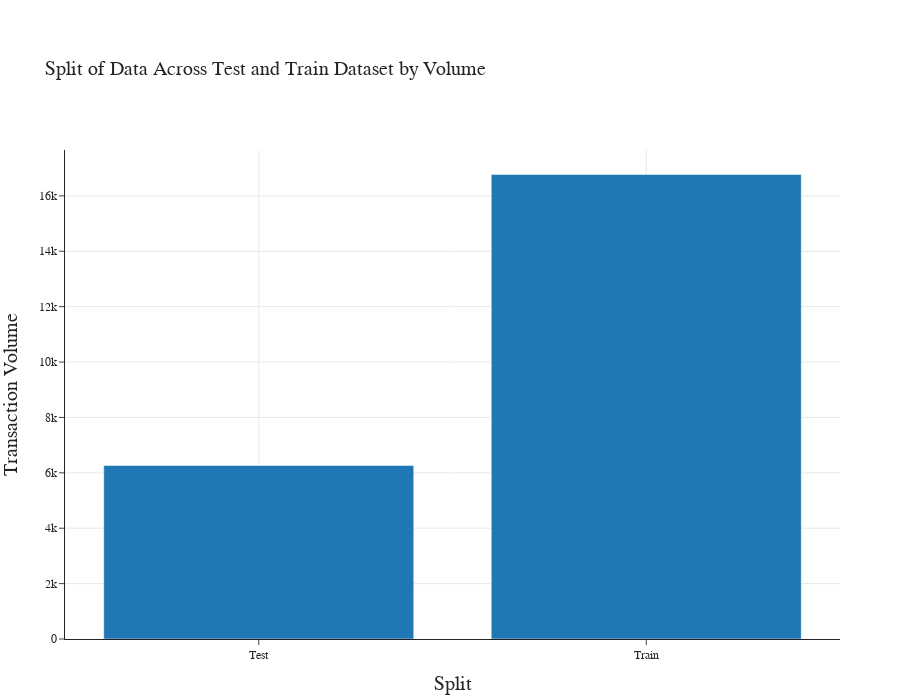

Here is the notebook cell this chart was saved with:
### Markdown cell above
### Visualisation of Train/Test Sets Size

### Code cell
# Bar Chart on H&M Date filtered Train and Test datasets
df1 = df_DateFilteted_Train_and_Test_Data.groupby(["Split"]).count().reset_index()

figTrainTest = px.bar(df1,
             x="Split",
             y=df_DateFilteted_Train_and_Test_Data.groupby(["Split"]).size(),
             #color='Split',
             #color=df_DateFilteted_Train_and_Test_Data.groupby(['txn_year']).size(),
             #color_discrete_map={ # replaces default color mapping by value
             #           2020: "indianred", 
             #           2019: "goldenrod", 
             #           2018: "teal"
             #           },
             template="simple_white"  # Use a clearer template
                     )

figTrainTest.update_yaxes( # the y-axis 
    title=dict(
        font_size=20
        ), 
    title_text='Transaction Volume',
    showgrid=True
)

figTrainTest.update_xaxes( # the y-axis 
    title=dict(
        font_size=20
        ),
    ticks="outside",
    showgrid=True
)


figTrainTest.update_layout( # customize font and legend orientation & position
    font_family="Rockwell",
    height=700,
    title=dict(
        text="Split of Data Across Test and Train Dataset by Volume",
        font_size=20
        ), 
    margin=dict(
          l=10,
          r=60,
          b=10,
          t=150
        )
     )

figTrainTest.show()

### Figure 1 — Plotly figure (JSON) as saved in the notebook; plotly's stock layout.template omitted (floating-point values rounded to 4 significant figures)
{"data": [{"alignmentgroup": "True", "hovertemplate": "Split=%{x}<br>y=%{y}<extra></extra>", "legendgroup": "", "marker": {"color": "#1F77B4"}, "name": "", "offsetgroup": "", "orientation": "v", "showlegend": false, "textposition": "auto", "type": "bar", "x": ["Test", "Train"], "xaxis": "x", "y": [6266, 16773], "yaxis": "y"}], "layout": {"barmode": "relative", "font": {"family": "Rockwell"}, "height": 700, "legend": {"tracegroupgap": 0}, "margin": {"b": 10, "l": 10, "r": 60, "t": 150}, "title": {"font": {"size": 20}, "text": "Split of Data Across Test and Train Dataset by Volume"}, "xaxis": {"anchor": "y", "domain": [0, 1], "showgrid": true, "ticks": "outside", "title": {"font": {"size": 20}, "text": "Split"}}, "yaxis": {"anchor": "x", "domain": [0, 1], "showgrid": true, "title": {"font": {"size": 20}, "text": "Transaction Volume"}}}}
